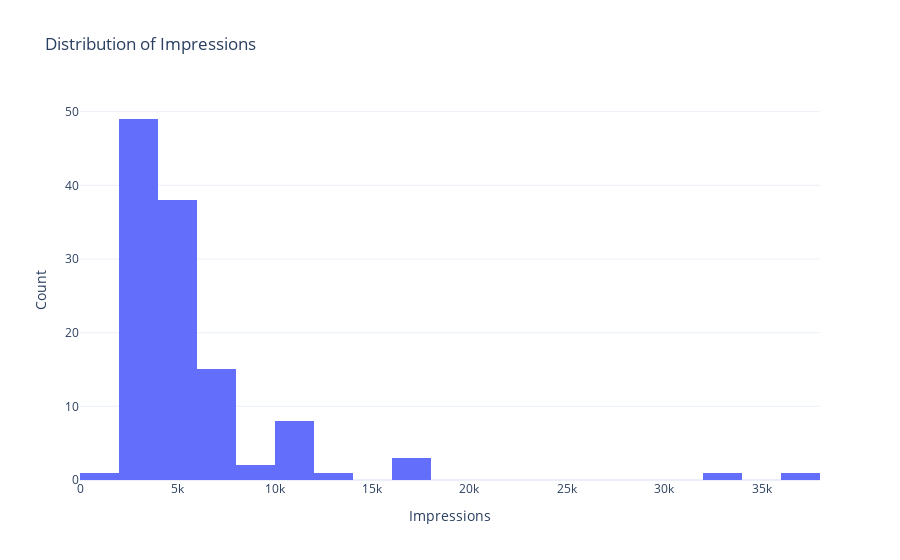

Notebook code cell kept with this figure:
### Code cell
fig = go.Figure(data = [go.Histogram(x=df['Impressions'])])
fig.update_layout(
    title="Distribution of Impressions",
    xaxis_title="Impressions",
    yaxis_title="Count"
)
# Display the plot
pio.show(fig)

### Figure 1 — Plotly figure (JSON) as saved in the notebook; plotly's stock layout.template omitted (floating-point values rounded to 4 significant figures)
{"data": [{"type": "histogram", "x": [3920, 5394, 4021, 4528, 2518, 3884, 2621, 3541, 3749, 4115, 2218, 3234, 4344, 3216, 9453, 5055, 4002, 3169, 6168, 2407, 2064, 3973, 7281, 3052, 4628, 4082, 5394, 2766, 3924, 3015, 6666, 3854, 4355, 4343, 6108, 2523, 2327, 3990, 2191, 1941, 16062, 4998, 4289, 3880, 3786, 4298, 3630, 2826, 7407, 10386, 2998, 7018, 2941, 6432, 10667, 3988, 4978, 3388, 4467, 3246, 5072, 6339, 4239, 3454, 7571, 3333, 3818, 10933, 5058, 3601, 3480, 3525, 3606, 5542, 6559, 3623, 10493, 4446, 2957, 5538, 4681, 5273, 5055, 4002, 3169, 6168, 2407, 3630, 2826, 7407, 10386, 2998, 3052, 4628, 4082, 5394, 2766, 3924, 3015, 5409, 5323, 8001, 4150, 4609, 6348, 11068, 7231, 17396, 6814, 17713, 5563, 4842, 11149, 10206, 13700, 5731, 4139, 32695, 36919]}], "layout": {"title": {"text": "Distribution of Impressions"}, "xaxis": {"title": {"text": "Impressions"}}, "yaxis": {"title": {"text": "Count"}}}}
